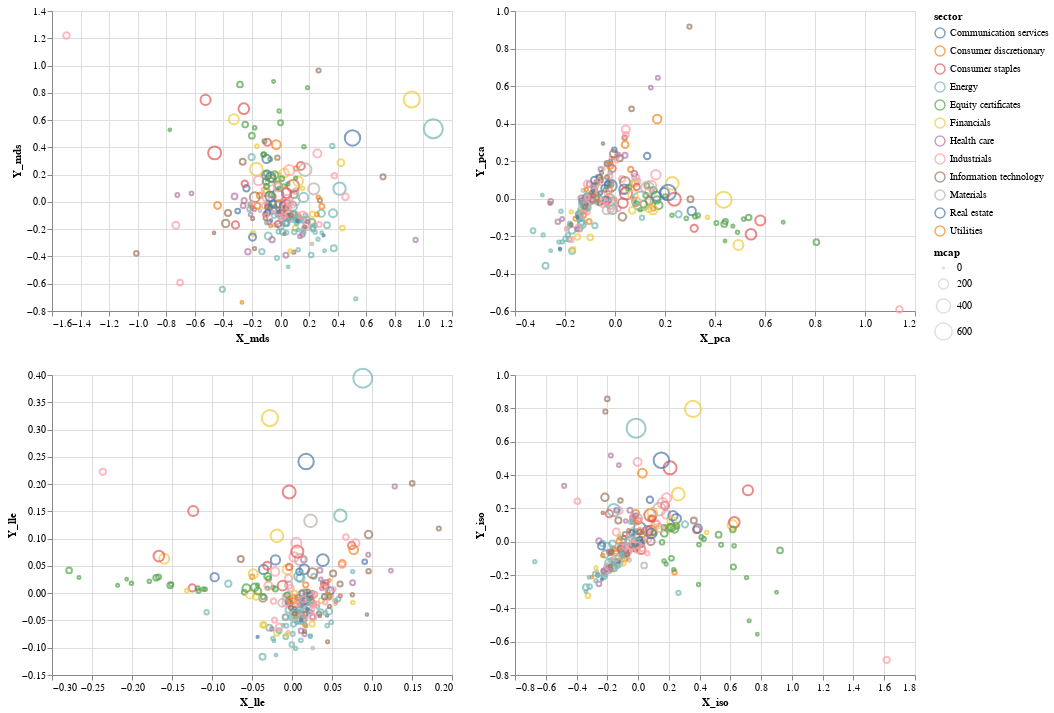

The notebook cell this image was saved under:
### Code cell
interval = alt.selection_interval(encodings=['x', 'y'])

chart = alt.Chart(df_altair).mark_point().encode(
    color=alt.condition(interval, 'sector', alt.value('lightgray')),
    tooltip=['ticker'],
    size='mcap',
).properties(selection=interval)

(chart.encode(x='X_mds', y='Y_mds') | chart.encode(x='X_pca', y='Y_pca')) &\
(chart.encode(x='X_lle', y='Y_lle') | chart.encode(x='X_iso', y='Y_iso'))

### Figure 1 — Vega-Lite specification as saved in the notebook (floating-point values rounded to 4 significant figures; data arrays with more than 128 entries replaced by an {"elided": "..."} marker saying what was removed)
{"$schema": "https://vega.github.io/schema/vega-lite/v3.4.0.json", "config": {"mark": {"tooltip": null}, "view": {"height": 300, "width": 400}}, "data": {"name": "data-cba6c8ae81becda4a79810618b5bda45"}, "datasets": {"data-cba6c8ae81becda4a79810618b5bda45": {"elided": "246 records"}}, "vconcat": [{"hconcat": [{"encoding": {"color": {"condition": {"field": "sector", "selection": "selector008", "type": "nominal"}, "value": "lightgray"}, "size": {"field": "mcap", "type": "quantitative"}, "tooltip": [{"field": "ticker", "type": "nominal"}], "x": {"field": "X_mds", "type": "quantitative"}, "y": {"field": "Y_mds", "type": "quantitative"}}, "mark": "point", "selection": {"selector008": {"encodings": ["x", "y"], "type": "interval"}}}, {"encoding": {"color": {"condition": {"field": "sector", "selection": "selector008", "type": "nominal"}, "value": "lightgray"}, "size": {"field": "mcap", "type": "quantitative"}, "tooltip": [{"field": "ticker", "type": "nominal"}], "x": {"field": "X_pca", "type": "quantitative"}, "y": {"field": "Y_pca", "type": "quantitative"}}, "mark": "point", "selection": {"selector008": {"encodings": ["x", "y"], "type": "interval"}}}]}, {"hconcat": [{"encoding": {"color": {"condition": {"field": "sector", "selection": "selector008", "type": "nominal"}, "value": "lightgray"}, "size": {"field": "mcap", "type": "quantitative"}, "tooltip": [{"field": "ticker", "type": "nominal"}], "x": {"field": "X_lle", "type": "quantitative"}, "y": {"field": "Y_lle", "type": "quantitative"}}, "mark": "point", "selection": {"selector008": {"encodings": ["x", "y"], "type": "interval"}}}, {"encoding": {"color": {"condition": {"field": "sector", "selection": "selector008", "type": "nominal"}, "value": "lightgray"}, "size": {"field": "mcap", "type": "quantitative"}, "tooltip": [{"field": "ticker", "type": "nominal"}], "x": {"field": "X_iso", "type": "quantitative"}, "y": {"field": "Y_iso", "type": "quantitative"}}, "mark": "point", "selection": {"selector008": {"encodings": ["x", "y"], "type": "interval"}}}]}]}
